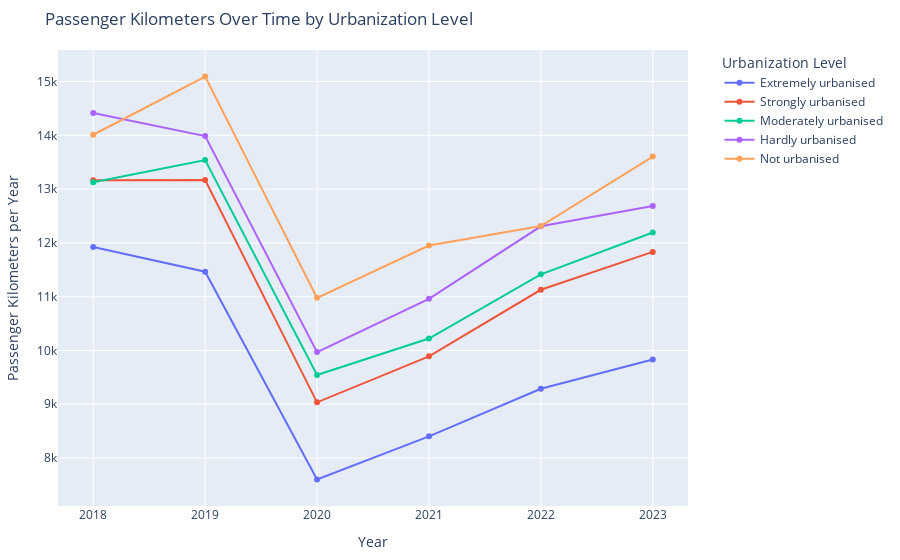

The code cell stored with this chart in its notebook:
### Markdown cell above
**Analysis of Passenger Kilometers Across Different Urban Areas (2018–2023)**
Passenger kilometers, representing the total distance travelled by passengers is a good metric for understanding overall travel behavior and mobility trends. Passenger kilometers changes give valuable insights into the pandemic's impact on people's mobility patterns. Different urbanization levels in this case: very urban, urban, semi-urban, and rural areas, may show different patterns due to variations in population density. The availability of transport modes and local restrictions could also impact the difference in travelled kilometers*
**
Passenger Kilometers Over**i**me
The line chart reveals a sharp decline in passenger kilometers for all areas in 2020, aligning with the start of the pandemic. Highly urbanized areas experienced one of the most significant drops. This decrease reflects strict lockdowns, the rise of remote work, and health concerns that kept people at ho
me.
By 2021, travel began to pick up again, but the recovery rates d    red:
•	In less urbanized areas with hardly and non-urbanized areas saw a quicker return to near-normal travel levels by 2022. This faster rebound might be due to greater reliance on personal vehicles, fewer restrictions, and lower population densi    ties.
•	In highly urbanized areas the recovery was slower, with 2023 levels still slightly below those of 2018. Ongoing remote work and lasting changes in lifestyle likely contributed to this slower return to pre-pandemic travel habits.

### Code cell
import pandas as pd
import matplotlib.pyplot as plt
import seaborn as sns
import plotly.express as px
import mplcursors


df = pd.read_csv('values_named_clean_mobility_data.csv')

df_total = df[
    (df['Population'] == 'Population 6 years or older') &
    (df['TravelMotives'] == 'Total') &
    (df['TravelModes'] == 'Total') &
    (df['Margins'] == 'Value')
].copy()

df_total['Period'] = pd.to_numeric(df_total['Period'])
df_fig = df_total[['Period', 'RegionCharacteristics', 'Distance_Travelled_PassengerKm_Per_Year']]

import pandas as pd
import matplotlib.pyplot as plt
import seaborn as sns
import plotly.express as px
import mplcursors

fig = px.line(
    df_fig,
    x='Period',
    y='Distance_Travelled_PassengerKm_Per_Year',
    color='RegionCharacteristics',
    markers=True,
    title='Passenger Kilometers Over Time by Urbanization Level',
    labels={
        'Period': 'Year',
        'Distance_Travelled_PassengerKm_Per_Year': 'Passenger Kilometers per Year',
        'RegionCharacteristics': 'Urbanization Level'
    }
)

fig.update_layout(
    legend_title_text='Urbanization Level',
    legend=dict(x=1.05, y=1),
    margin=dict(t=50, b=50, l=50, r=50)
)
fig.write_html("passenger_kilometers_over_time.html")
fig.show()

### Figure 1 — Plotly figure (JSON) as saved in the notebook; plotly's stock layout.template omitted (floating-point values rounded to 4 significant figures)
{"data": [{"hovertemplate": "Urbanization Level=Extremely urbanised<br>Year=%{x}<br>Passenger Kilometers per Year=%{y}<extra></extra>", "legendgroup": "Extremely urbanised", "line": {"color": "#636efa", "dash": "solid"}, "marker": {"symbol": "circle"}, "mode": "lines+markers", "name": "Extremely urbanised", "orientation": "v", "showlegend": true, "type": "scatter", "x": [2018, 2019, 2020, 2021, 2022, 2023], "xaxis": "x", "y": [11922, 11464, 7601, 8402, 9287, 9831], "yaxis": "y"}, {"hovertemplate": "Urbanization Level=Strongly urbanised<br>Year=%{x}<br>Passenger Kilometers per Year=%{y}<extra></extra>", "legendgroup": "Strongly urbanised", "line": {"color": "#EF553B", "dash": "solid"}, "marker": {"symbol": "circle"}, "mode": "lines+markers", "name": "Strongly urbanised", "orientation": "v", "showlegend": true, "type": "scatter", "visible": true, "x": [2018, 2019, 2020, 2021, 2022, 2023], "xaxis": "x", "y": [13165, 13168, 9035, 9890, 11128, 11832], "yaxis": "y"}, {"hovertemplate": "Urbanization Level=Moderately urbanised<br>Year=%{x}<br>Passenger Kilometers per Year=%{y}<extra></extra>", "legendgroup": "Moderately urbanised", "line": {"color": "#00cc96", "dash": "solid"}, "marker": {"symbol": "circle"}, "mode": "lines+markers", "name": "Moderately urbanised", "orientation": "v", "showlegend": true, "type": "scatter", "visible": true, "x": [2018, 2019, 2020, 2021, 2022, 2023], "xaxis": "x", "y": [13128, 13539, 9543, 10222, 11416, 12193], "yaxis": "y"}, {"hovertemplate": "Urbanization Level=Hardly urbanised<br>Year=%{x}<br>Passenger Kilometers per Year=%{y}<extra></extra>", "legendgroup": "Hardly urbanised", "line": {"color": "#ab63fa", "dash": "solid"}, "marker": {"symbol": "circle"}, "mode": "lines+markers", "name": "Hardly urbanised", "orientation": "v", "showlegend": true, "type": "scatter", "x": [2018, 2019, 2020, 2021, 2022, 2023], "xaxis": "x", "y": [14415, 13986, 9969, 10959, 12308, 12687], "yaxis": "y"}, {"hovertemplate": "Urbanization Level=Not urbanised<br>Year=%{x}<br>Passenger Kilometers per Year=%{y}<extra></extra>", "legendgroup": "Not urbanised", "line": {"color": "#FFA15A", "dash": "solid"}, "marker": {"symbol": "circle"}, "mode": "lines+markers", "name": "Not urbanised", "orientation": "v", "showlegend": true, "type": "scatter", "x": [2018, 2019, 2020, 2021, 2022, 2023], "xaxis": "x", "y": [14011, 15093, 10978, 11950, 12312, 13605], "yaxis": "y"}], "layout": {"autosize": true, "legend": {"title": {"text": "Urbanization Level"}, "tracegroupgap": 0, "x": 1.05, "y": 1}, "margin": {"b": 50, "l": 50, "r": 50, "t": 50}, "title": {"text": "Passenger Kilometers Over Time by Urbanization Level"}, "xaxis": {"anchor": "y", "autorange": true, "domain": [0, 1], "range": [2018.0, 2023.0], "title": {"text": "Year"}, "type": "linear"}, "yaxis": {"anchor": "x", "autorange": true, "domain": [0, 1], "range": [7046.0, 15650.0], "title": {"text": "Passenger Kilometers per Year"}, "type": "linear"}}}
